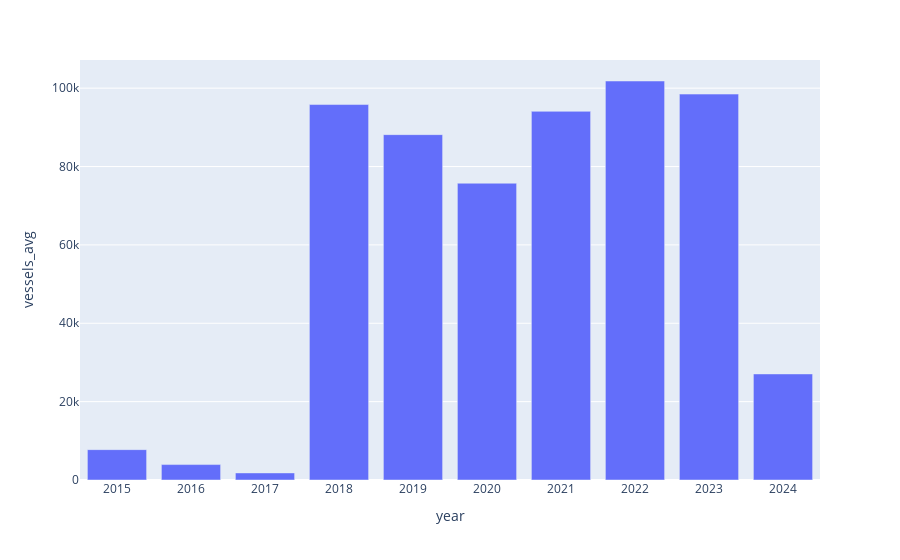

Here is the notebook cell this chart was saved with:
### Code cell
px.bar(
    monthly_df
    .with_columns(year = pl.col('month').str.to_date('%Y%m').dt.year().cast(pl.Utf8))
    .group_by('year').agg(pl.col('vessels_avg').sum())
    .sort('year'),
    y='vessels_avg', x='year'
)

### Figure 1 — Plotly figure (JSON) as saved in the notebook; plotly's stock layout.template omitted (floating-point values rounded to 4 significant figures)
{"data": [{"alignmentgroup": "True", "hovertemplate": "year=%{x}<br>vessels_avg=%{y}<extra></extra>", "legendgroup": "", "marker": {"color": "#636efa", "pattern": {"shape": ""}}, "name": "", "offsetgroup": "", "orientation": "v", "showlegend": false, "textposition": "auto", "type": "bar", "x": ["2015", "2016", "2017", "2018", "2019", "2020", "2021", "2022", "2023", "2024"], "xaxis": "x", "y": [7749, 3938, 1806, 95822, 88142, 75743, 94089, 101830, 98493, 27071], "yaxis": "y"}], "layout": {"barmode": "relative", "legend": {"tracegroupgap": 0}, "margin": {"t": 60}, "xaxis": {"anchor": "y", "domain": [0, 1], "title": {"text": "year"}}, "yaxis": {"anchor": "x", "domain": [0, 1], "title": {"text": "vessels_avg"}}}}
